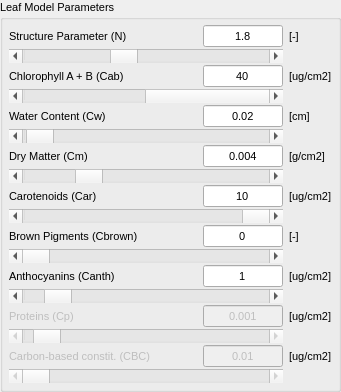
        <widget class="QgsCollapsibleGroupBox" name="LeafMP_Box">
         <property name="sizePolicy">
          <sizepolicy hsizetype="Preferred" vsizetype="Preferred">
           <horstretch>0</horstretch>
           <verstretch>0</verstretch>
          </sizepolicy>
         </property>
         <property name="minimumSize">
          <size>
           <width>0</width>
           <height>0</height>
          </size>
         </property>
         <property name="maximumSize">
          <size>
           <width>320000</width>
           <height>16777215</height>
          </size>
         </property>
         <property name="font">
          <font>
           <pointsize>8</pointsize>
          </font>
         </property>
         <property name="autoFillBackground">
          <bool>false</bool>
         </property>
         <property name="title">
          <string>Leaf Model Parameters</string>
         </property>
         <property name="flat">
          <bool>true</bool>
         </property>
         <property name="collapsed" stdset="0">
          <bool>false</bool>
         </property>
         <property name="syncGroup" stdset="0">
          <string notr="true"/>
         </property>
         <property name="saveCollapsedState" stdset="0">
          <bool>false</bool>
         </property>
         <property name="saveCheckedState" stdset="0">
          <bool>true</bool>
         </property>
         <layout class="QGridLayout" name="gridLayout_9">
          <property name="leftMargin">
           <number>6</number>
          </property>
          <property name="topMargin">
           <number>6</number>
          </property>
          <property name="rightMargin">
           <number>6</number>
          </property>
          <property name="bottomMargin">
           <number>6</number>
          </property>
          <property name="verticalSpacing">
           <number>2</number>
          </property>
          <item row="12" column="3">
           <widget class="QLabel" name="lblCanth">
            <property name="font">
             <font>
              <pointsize>8</pointsize>
             </font>
            </property>
            <property name="text">
             <string>[ug/cm2]</string>
            </property>
           </widget>
          </item>
          <item row="14" column="0">
           <widget class="QLabel" name="Cp_Text">
            <property name="enabled">
             <bool>false</bool>
            </property>
            <property name="font">
             <font>
              <pointsize>8</pointsize>
             </font>
            </property>
            <property name="text">
             <string>Proteins (Cp)</string>
            </property>
           </widget>
          </item>
          <item row="16" column="2">
           <widget class="QLineEdit" name="Cbc_lineEdit">
            <property name="enabled">
             <bool>false</bool>
            </property>
            <property name="sizePolicy">
             <sizepolicy hsizetype="Preferred" vsizetype="Preferred">
              <horstretch>0</horstretch>
              <verstretch>0</verstretch>
             </sizepolicy>
            </property>
            <property name="maximumSize">
             <size>
              <width>80</width>
              <height>16777215</height>
             </size>
            </property>
            <property name="text">
             <string>0.01</string>
            </property>
            <property name="alignment">
             <set>Qt::AlignCenter</set>
            </property>
           </widget>
          </item>
          <item row="7" column="0" colspan="3">
           <widget class="QScrollBar" name="Cm_Slide">
            <property name="sizePolicy">
             <sizepolicy hsizetype="Preferred" vsizetype="Fixed">
              <horstretch>0</horstretch>
              <verstretch>0</verstretch>
             </sizepolicy>
            </property>
            <property name="minimum">
             <number>0</number>
            </property>
            <property name="maximum">
             <number>165</number>
            </property>
            <property name="value">
             <number>40</number>
            </property>
            <property name="sliderPosition">
             <number>40</number>
            </property>
            <property name="orientation">
             <enum>Qt::Horizontal</enum>
            </property>
           </widget>
          </item>
          <item row="6" column="0">
           <widget class="QLabel" name="Cm_Text">
            <property name="sizePolicy">
             <sizepolicy hsizetype="Preferred" vsizetype="Preferred">
              <horstretch>0</horstretch>
              <verstretch>0</verstretch>
             </sizepolicy>
            </property>
            <property name="minimumSize">
             <size>
              <width>0</width>
              <height>0</height>
             </size>
            </property>
            <property name="maximumSize">
             <size>
              <width>16777215</width>
              <height>20</height>
             </size>
            </property>
            <property name="font">
             <font>
              <pointsize>8</pointsize>
             </font>
            </property>
            <property name="text">
             <string>Dry Matter (Cm)</string>
            </property>
           </widget>
          </item>
          <item row="3" column="0" colspan="3">
           <widget class="QScrollBar" name="Cab_Slide">
            <property name="sizePolicy">
             <sizepolicy hsizetype="Preferred" vsizetype="Fixed">
              <horstretch>0</horstretch>
              <verstretch>0</verstretch>
             </sizepolicy>
            </property>
            <property name="maximum">
             <number>1000000</number>
            </property>
            <property name="singleStep">
             <number>1000</number>
            </property>
            <property name="pageStep">
             <number>100000</number>
            </property>
            <property name="sliderPosition">
             <number>400000</number>
            </property>
            <property name="orientation">
             <enum>Qt::Horizontal</enum>
            </property>
           </widget>
          </item>
          <item row="8" column="3">
           <widget class="QLabel" name="lblCar">
            <property name="font">
             <font>
              <pointsize>8</pointsize>
             </font>
            </property>
            <property name="text">
             <string>[ug/cm2]</string>
            </property>
           </widget>
          </item>
          <item row="13" column="0" colspan="3">
           <widget class="QScrollBar" name="Canth_Slide">
            <property name="sizePolicy">
             <sizepolicy hsizetype="Preferred" vsizetype="Fixed">
              <horstretch>0</horstretch>
              <verstretch>0</verstretch>
             </sizepolicy>
            </property>
            <property name="maximumSize">
             <size>
              <width>16777215</width>
              <height>320000</height>
             </size>
            </property>
            <property name="maximum">
             <number>100000</number>
            </property>
            <property name="singleStep">
             <number>200</number>
            </property>
            <property name="pageStep">
             <number>10000</number>
            </property>
            <property name="sliderPosition">
             <number>10000</number>
            </property>
            <property name="orientation">
             <enum>Qt::Horizontal</enum>
            </property>
           </widget>
          </item>
          <item row="16" column="0">
           <widget class="QLabel" name="Cbc_Text">
            <property name="enabled">
             <bool>false</bool>
            </property>
            <property name="text">
             <string>Carbon-based constit. (CBC)</string>
            </property>
           </widget>
          </item>
          <item row="9" column="0" colspan="3">
           <widget class="QScrollBar" name="Car_Slide">
            <property name="sizePolicy">
             <sizepolicy hsizetype="Preferred" vsizetype="Fixed">
              <horstretch>0</horstretch>
              <verstretch>0</verstretch>
             </sizepolicy>
            </property>
            <property name="maximum">
             <number>300000</number>
            </property>
            <property name="singleStep">
             <number>1000</number>
            </property>
            <property name="pageStep">
             <number>10000</number>
            </property>
            <property name="sliderPosition">
             <number>100000</number>
            </property>
            <property name="orientation">
             <enum>Qt::Horizontal</enum>
            </property>
           </widget>
          </item>
          <item row="10" column="2">
           <widget class="QLineEdit" name="Cbrown_lineEdit">
            <property name="sizePolicy">
             <sizepolicy hsizetype="Preferred" vsizetype="Preferred">
              <horstretch>0</horstretch>
              <verstretch>0</verstretch>
             </sizepolicy>
            </property>
            <property name="maximumSize">
             <size>
              <width>80</width>
              <height>16777215</height>
             </size>
            </property>
            <property name="font">
             <font>
              <pointsize>8</pointsize>
             </font>
            </property>
            <property name="inputMethodHints">
             <set>Qt::ImhDigitsOnly</set>
            </property>
            <property name="text">
             <string>0</string>
            </property>
            <property name="frame">
             <bool>true</bool>
            </property>
            <property name="alignment">
             <set>Qt::AlignCenter</set>
            </property>
           </widget>
          </item>
          <item row="5" column="0" colspan="3">
           <widget class="QScrollBar" name="Cw_Slide">
            <property name="sizePolicy">
             <sizepolicy hsizetype="Preferred" vsizetype="Fixed">
              <horstretch>0</horstretch>
              <verstretch>0</verstretch>
             </sizepolicy>
            </property>
            <property name="minimum">
             <number>2</number>
            </property>
            <property name="maximum">
             <number>2000</number>
            </property>
            <property name="singleStep">
             <number>2</number>
            </property>
            <property name="value">
             <number>40</number>
            </property>
            <property name="orientation">
             <enum>Qt::Horizontal</enum>
            </property>
           </widget>
          </item>
          <item row="11" column="0" colspan="3">
           <widget class="QScrollBar" name="Cbrown_Slide">
            <property name="sizePolicy">
             <sizepolicy hsizetype="Preferred" vsizetype="Fixed">
              <horstretch>0</horstretch>
              <verstretch>0</verstretch>
             </sizepolicy>
            </property>
            <property name="font">
             <font>
              <strikeout>false</strikeout>
              <kerning>true</kerning>
             </font>
            </property>
            <property name="autoFillBackground">
             <bool>false</bool>
            </property>
            <property name="maximum">
             <number>20000</number>
            </property>
            <property name="singleStep">
             <number>100</number>
            </property>
            <property name="pageStep">
             <number>1000</number>
            </property>
            <property name="orientation">
             <enum>Qt::Horizontal</enum>
            </property>
            <property name="invertedAppearance">
             <bool>false</bool>
            </property>
           </widget>
          </item>
          <item row="10" column="0">
           <widget class="QLabel" name="Cbrown_Text">
            <property name="sizePolicy">
             <sizepolicy hsizetype="Preferred" vsizetype="Preferred">
              <horstretch>0</horstretch>
              <verstretch>0</verstretch>
             </sizepolicy>
            </property>
            <property name="minimumSize">
             <size>
              <width>0</width>
              <height>0</height>
             </size>
            </property>
            <property name="font">
             <font>
              <pointsize>8</pointsize>
             </font>
            </property>
            <property name="text">
             <string>Brown Pigments (Cbrown)</string>
            </property>
           </widget>
          </item>
          <item row="15" column="0" colspan="3">
           <widget class="QScrollBar" name="Cp_Slide">
            <property name="enabled">
             <bool>false</bool>
            </property>
            <property name="sizePolicy">
             <sizepolicy hsizetype="Preferred" vsizetype="Fixed">
              <horstretch>0</horstretch>
              <verstretch>0</verstretch>
             </sizepolicy>
            </property>
            <property name="maximum">
             <number>200</number>
            </property>
            <property name="singleStep">
             <number>1</number>
            </property>
            <property name="pageStep">
             <number>1</number>
            </property>
            <property name="value">
             <number>10</number>
            </property>
            <property name="sliderPosition">
             <number>10</number>
            </property>
            <property name="orientation">
             <enum>Qt::Horizontal</enum>
            </property>
           </widget>
          </item>
          <item row="12" column="2">
           <widget class="QLineEdit" name="Canth_lineEdit">
            <property name="sizePolicy">
             <sizepolicy hsizetype="Preferred" vsizetype="Preferred">
              <horstretch>0</horstretch>
              <verstretch>0</verstretch>
             </sizepolicy>
            </property>
            <property name="maximumSize">
             <size>
              <width>80</width>
              <height>16777215</height>
             </size>
            </property>
            <property name="font">
             <font>
              <pointsize>8</pointsize>
             </font>
            </property>
            <property name="inputMethodHints">
             <set>Qt::ImhDigitsOnly</set>
            </property>
            <property name="text">
             <string>1</string>
            </property>
            <property name="frame">
             <bool>true</bool>
            </property>
            <property name="alignment">
             <set>Qt::AlignCenter</set>
            </property>
           </widget>
          </item>
          <item row="6" column="2">
           <widget class="QLineEdit" name="Cm_lineEdit">
            <property name="sizePolicy">
             <sizepolicy hsizetype="Preferred" vsizetype="Preferred">
              <horstretch>0</horstretch>
              <verstretch>0</verstretch>
             </sizepolicy>
            </property>
            <property name="minimumSize">
             <size>
              <width>0</width>
              <height>0</height>
             </size>
            </property>
            <property name="maximumSize">
             <size>
              <width>80</width>
              <height>16777215</height>
             </size>
            </property>
            <property name="font">
             <font>
              <pointsize>8</pointsize>
             </font>
            </property>
            <property name="inputMethodHints">
             <set>Qt::ImhDigitsOnly</set>
            </property>
            <property name="text">
             <string>0.004</string>
            </property>
            <property name="frame">
             <bool>true</bool>
            </property>
            <property name="alignment">
             <set>Qt::AlignCenter</set>
            </property>
           </widget>
          </item>
          <item row="16" column="3">
           <widget class="QLabel" name="lblCbc">
            <property name="text">
             <string>[ug/cm2]</string>
            </property>
           </widget>
          </item>
          <item row="4" column="2">
           <widget class="QLineEdit" name="Cw_lineEdit">
            <property name="sizePolicy">
             <sizepolicy hsizetype="Preferred" vsizetype="Preferred">
              <horstretch>0</horstretch>
              <verstretch>0</verstretch>
             </sizepolicy>
            </property>
            <property name="maximumSize">
             <size>
              <width>80</width>
              <height>16777215</height>
             </size>
            </property>
            <property name="font">
             <font>
              <pointsize>8</pointsize>
             </font>
            </property>
            <property name="inputMethodHints">
             <set>Qt::ImhDigitsOnly</set>
            </property>
            <property name="text">
             <string>0.02</string>
            </property>
            <property name="frame">
             <bool>true</bool>
            </property>
            <property name="alignment">
             <set>Qt::AlignCenter</set>
            </property>
           </widget>
          </item>
          <item row="14" column="3">
           <widget class="QLabel" name="lblCp">
            <property name="font">
             <font>
              <pointsize>8</pointsize>
             </font>
            </property>
            <property name="text">
             <string>[ug/cm2]</string>
            </property>
           </widget>
          </item>
          <item row="8" column="2">
           <widget class="QLineEdit" name="Car_lineEdit">
            <property name="sizePolicy">
             <sizepolicy hsizetype="Preferred" vsizetype="Preferred">
              <horstretch>0</horstretch>
              <verstretch>0</verstretch>
             </sizepolicy>
            </property>
            <property name="maximumSize">
             <size>
              <width>80</width>
              <height>16777215</height>
             </size>
            </property>
            <property name="font">
             <font>
              <pointsize>8</pointsize>
             </font>
            </property>
            <property name="inputMethodHints">
             <set>Qt::ImhDigitsOnly</set>
            </property>
            <property name="text">
             <string>10</string>
            </property>
            <property name="frame">
             <bool>true</bool>
            </property>
            <property name="alignment">
             <set>Qt::AlignCenter</set>
            </property>
           </widget>
          </item>
          <item row="6" column="3">
           <widget class="QLabel" name="lblCm">
            <property name="font">
             <font>
              <pointsize>8</pointsize>
             </font>
            </property>
            <property name="text">
             <string>[g/cm2]</string>
            </property>
           </widget>
          </item>
          <item row="4" column="3">
           <widget class="QLabel" name="label_3">
            <property name="font">
             <font>
              <pointsize>8</pointsize>
             </font>
            </property>
            <property name="text">
             <string>[cm]</string>
            </property>
           </widget>
          </item>
          <item row="8" column="0">
           <widget class="QLabel" name="Car_Text">
            <property name="sizePolicy">
             <sizepolicy hsizetype="Minimum" vsizetype="Preferred">
              <horstretch>0</horstretch>
              <verstretch>0</verstretch>
             </sizepolicy>
            </property>
            <property name="minimumSize">
             <size>
              <width>0</width>
              <height>0</height>
             </size>
            </property>
            <property name="font">
             <font>
              <pointsize>8</pointsize>
             </font>
            </property>
            <property name="text">
             <string>Carotenoids (Car)</string>
            </property>
           </widget>
          </item>
          <item row="4" column="0">
           <widget class="QLabel" name="Cw_Text">
            <property name="minimumSize">
             <size>
              <width>0</width>
              <height>0</height>
             </size>
            </property>
            <property name="font">
             <font>
              <pointsize>8</pointsize>
             </font>
            </property>
            <property name="text">
             <string>Water Content (Cw)</string>
            </property>
           </widget>
          </item>
          <item row="10" column="3">
           <widget class="QLabel" name="lblCbrown">
            <property name="font">
             <font>
              <pointsize>8</pointsize>
             </font>
            </property>
            <property name="text">
             <string>[-]</string>
            </property>
           </widget>
          </item>
          <item row="12" column="0">
           <widget class="QLabel" name="Canth_Text">
            <property name="enabled">
             <bool>true</bool>
            </property>
            <property name="sizePolicy">
             <sizepolicy hsizetype="Preferred" vsizetype="Preferred">
              <horstretch>0</horstretch>
              <verstretch>0</verstretch>
             </sizepolicy>
            </property>
            <property name="minimumSize">
             <size>
              <width>0</width>
              <height>0</height>
             </size>
            </property>
            <property name="font">
             <font>
              <pointsize>8</pointsize>
             </font>
            </property>
            <property name="text">
             <string>Anthocyanins (Canth)</string>
            </property>
           </widget>
          </item>
          <item row="17" column="0" colspan="3">
           <widget class="QScrollBar" name="Cbc_Slide">
            <property name="enabled">
             <bool>false</bool>
            </property>
            <property name="maximum">
             <number>100</number>
            </property>
            <property name="orientation">
             <enum>Qt::Horizontal</enum>
            </property>
           </widget>
          </item>
          <item row="14" column="2">
           <widget class="QLineEdit" name="Cp_lineEdit">
            <property name="enabled">
             <bool>false</bool>
            </property>
            <property name="sizePolicy">
             <sizepolicy hsizetype="Preferred" vsizetype="Preferred">
              <horstretch>0</horstretch>
              <verstretch>0</verstretch>
             </sizepolicy>
            </property>
            <property name="maximumSize">
             <size>
              <width>80</width>
              <height>16777215</height>
             </size>
            </property>
            <property name="font">
             <font>
              <pointsize>8</pointsize>
             </font>
            </property>
            <property name="text">
             <string>0.001</string>
            </property>
            <property name="alignment">
             <set>Qt::AlignCenter</set>
            </property>
           </widget>
          </item>
          <item row="2" column="2">
           <widget class="QLineEdit" name="Cab_lineEdit">
            <property name="sizePolicy">
             <sizepolicy hsizetype="Preferred" vsizetype="Preferred">
              <horstretch>0</horstretch>
              <verstretch>0</verstretch>
             </sizepolicy>
            </property>
            <property name="maximumSize">
             <size>
              <width>80</width>
              <height>16777215</height>
             </size>
            </property>
            <property name="font">
             <font>
              <pointsize>8</pointsize>
             </font>
            </property>
            <property name="inputMethodHints">
             <set>Qt::ImhDigitsOnly</set>
            </property>
            <property name="text">
             <string>40</string>
            </property>
            <property name="frame">
             <bool>true</bool>
            </property>
            <property name="alignment">
             <set>Qt::AlignCenter</set>
            </property>
           </widget>
          </item>
          <item row="0" column="0">
           <widget class="QLabel" name="N_Text">
            <property name="sizePolicy">
             <sizepolicy hsizetype="Preferred" vsizetype="Preferred">
              <horstretch>0</horstretch>
              <verstretch>0</verstretch>
             </sizepolicy>
            </property>
            <property name="minimumSize">
             <size>
              <width>0</width>
              <height>0</height>
             </size>
            </property>
            <property name="maximumSize">
             <size>
              <width>16777215</width>
              <height>16777215</height>
             </size>
            </property>
            <property name="font">
             <font>
              <pointsize>8</pointsize>
             </font>
            </property>
            <property name="text">
             <string>Structure Parameter (N)</string>
            </property>
           </widget>
          </item>
          <item row="1" column="0" colspan="3">
           <widget class="QScrollBar" name="N_Slide">
            <property name="sizePolicy">
             <sizepolicy hsizetype="Preferred" vsizetype="Fixed">
              <horstretch>0</horstretch>
              <verstretch>0</verstretch>
             </sizepolicy>
            </property>
            <property name="minimum">
             <number>10000</number>
            </property>
            <property name="maximum">
             <number>30000</number>
            </property>
            <property name="singleStep">
             <number>100</number>
            </property>
            <property name="pageStep">
             <number>1000</number>
            </property>
            <property name="value">
             <number>18000</number>
            </property>
            <property name="sliderPosition">
             <number>18000</number>
            </property>
            <property name="orientation">
             <enum>Qt::Horizontal</enum>
            </property>
           </widget>
          </item>
          <item row="0" column="3">
           <widget class="QLabel" name="label">
            <property name="font">
             <font>
              <pointsize>8</pointsize>
             </font>
            </property>
            <property name="text">
             <string>[-]</string>
            </property>
           </widget>
          </item>
          <item row="2" column="3">
           <widget class="QLabel" name="lblCab">
            <property name="font">
             <font>
              <pointsize>8</pointsize>
             </font>
            </property>
            <property name="text">
             <string>[ug/cm2]</string>
            </property>
           </widget>
          </item>
          <item row="0" column="1">
           <spacer name="horizontalSpacer_3">
            <property name="orientation">
             <enum>Qt::Horizontal</enum>
            </property>
            <property name="sizeHint" stdset="0">
             <size>
              <width>40</width>
              <height>20</height>
             </size>
            </property>
           </spacer>
          </item>
          <item row="0" column="2" alignment="Qt::AlignRight">
           <widget class="QLineEdit" name="N_lineEdit">
            <property name="sizePolicy">
             <sizepolicy hsizetype="Preferred" vsizetype="Preferred">
              <horstretch>0</horstretch>
              <verstretch>0</verstretch>
             </sizepolicy>
            </property>
            <property name="minimumSize">
             <size>
              <width>0</width>
              <height>0</height>
             </size>
            </property>
            <property name="maximumSize">
             <size>
              <width>80</width>
              <height>16777215</height>
             </size>
            </property>
            <property name="palette">
             <palette>
              <active/>
              <inactive/>
              <disabled/>
             </palette>
            </property>
            <property name="font">
             <font>
              <pointsize>8</pointsize>
             </font>
            </property>
            <property name="autoFillBackground">
             <bool>false</bool>
            </property>
            <property name="styleSheet">
             <string notr="true"/>
            </property>
            <property name="inputMethodHints">
             <set>Qt::ImhDigitsOnly</set>
            </property>
            <property name="text">
             <string>1.8</string>
            </property>
            <property name="frame">
             <bool>true</bool>
            </property>
            <property name="alignment">
             <set>Qt::AlignCenter</set>
            </property>
            <property name="placeholderText">
             <string>1.8</string>
            </property>
           </widget>
          </item>
          <item row="2" column="0" colspan="2">
           <widget class="QLabel" name="Cab_Text">
            <property name="minimumSize">
             <size>
              <width>0</width>
              <height>0</height>
             </size>
            </property>
            <property name="font">
             <font>
              <pointsize>8</pointsize>
             </font>
            </property>
            <property name="text">
             <string>Chlorophyll A + B (Cab)</string>
            </property>
           </widget>
          </item>
         </layout>
        </widget>
